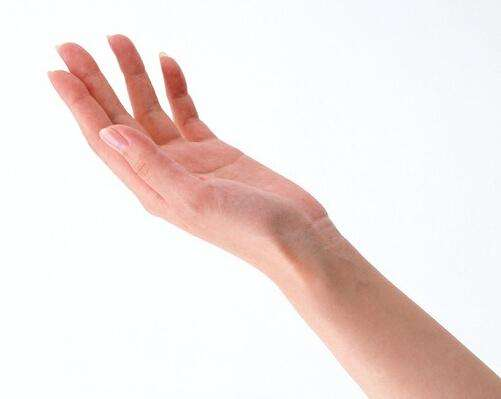
//> input picture opencv_cpp/11.jpg, 501 x 399 px
$ ./直方图应用_计算反向投影   (built with g++ and OpenCV 4)
//> lines starting //> are read from the running program, lines starting //| are printed output that depends on the picture
#include "opencv2/opencv.hpp"
using namespace cv;

#define WINDOW_NAME "【原始图】"
Mat g_hueImage;
int g_bins = 30;//直方图组距

void on_BinChange(int, void*)
{
	MatND hist;
	int histSize = MAX(g_bins, 2);
	float hue_range[] = { 0, 180 };
	const float* ranges = { hue_range };
	calcHist(&g_hueImage, 1, 0, Mat(), hist, 1, &histSize, &ranges, true, false);
	normalize(hist, hist, 0, 255, NORM_MINMAX, -1, Mat());

	MatND backproj;
	calcBackProject(&g_hueImage, 1, 0, hist, backproj, &ranges, 1, true);
	imshow("反向投影图", backproj);

	int w = 400; int h = 400;
	int bin_w = cvRound((double)w / histSize);
	Mat histImg = Mat::zeros(w, h, CV_8UC3);
	for (int i = 0; i < g_bins; i++)
	{
		rectangle(histImg, Point(i*bin_w, h), Point((i + 1)*bin_w, h - cvRound(hist.at<float>(i)*h / 255.0)), Scalar(100, 123, 255), -1);
	}
	imshow("直方图", histImg);
}

void main()
{
	Mat g_srcImage = imread("E:\\Visual Studio 2010\\Projects\\opencv\\opencv\\11.jpg");
//> g_srcImage is the input picture: 399 rows x 501 cols, CV_8UC3; mean B, G, R 226.4, 229.1, 240.3
	Mat g_hsvImage;
	resize(g_srcImage, g_srcImage, Size(g_srcImage.cols / 4, g_srcImage.rows / 4));//原图太大，进行缩放
//> g_srcImage: 99 rows x 125 cols, CV_8UC3
	cvtColor(g_srcImage, g_hsvImage, CV_BGR2HSV);
//> g_hsvImage: 99 rows x 125 cols, CV_8UC3; mean H, S, V 73.5, 24.9, 243.7

	g_hueImage.create(g_hsvImage.size(), g_hsvImage.depth());
	int ch[] = { 0, 0 };
	mixChannels(&g_hsvImage, 1, &g_hueImage, 1, ch, 1);//从输入中拷贝某通道到输出中特定的通道
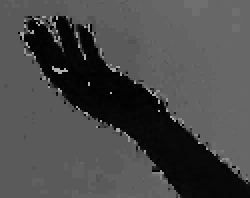
//> g_hueImage: 99 rows x 125 cols, CV_8UC1 (shown 2 times larger); min 0, max 179, mean 73.5

	namedWindow(WINDOW_NAME, CV_WINDOW_AUTOSIZE);
	createTrackbar("色调组距 ", WINDOW_NAME, &g_bins, 180, on_BinChange);
	on_BinChange(0, 0);
//> in on_BinChange, `calcHist(&g_hueImage, 1, 0, Mat(), hist, 1, &histSize, &ranges, true, ..`: hist = 30 values, max 3926 at index 15, min 2 at index 24, mean 412.5
//> in on_BinChange, `normalize(hist, hist, 0, 255, NORM_MINMAX, -1, Mat());`: hist = 30 values, max 255 at index 15, min 0 at index 24, mean 26.68
//> in on_BinChange, `calcBackProject(&g_hueImage, 1, 0, hist, backproj, &ranges, 1, true);`:
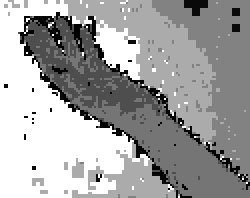
//> backproj: 99 rows x 125 cols, CV_8UC1 (shown 2 times larger); min 0, max 255, mean 163.1
//> after the loop in on_BinChange, `for (int i = 0; i < g_bins; i++)`:
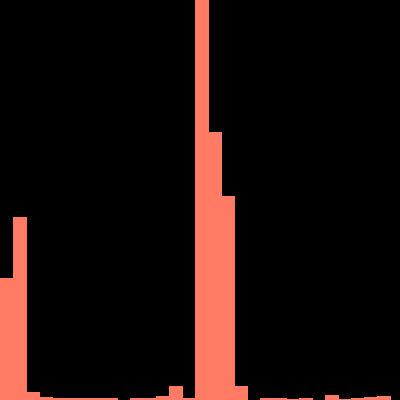
//> histImg: 400 rows x 400 cols, CV_8UC3; mean B, G, R 10.6, 13, 27

	imshow(WINDOW_NAME, g_srcImage);
	waitKey(0);
}

$ run again, with opencv_cpp/0.jpg copied over opencv_cpp/11.jpg
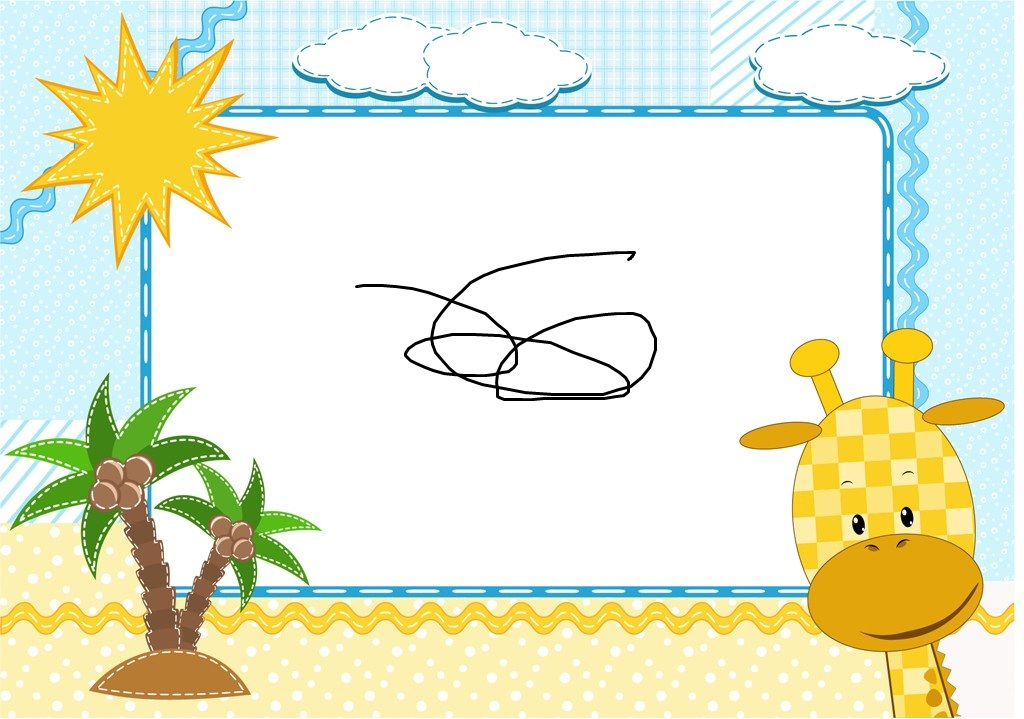
//> input picture opencv_cpp/0.jpg, 1024 x 719 px
//> g_srcImage is the input picture: 719 rows x 1024 cols, CV_8UC3; mean B, G, R 208.1, 234.1, 230.2
//> g_srcImage: 179 rows x 256 cols, CV_8UC3
//> g_hsvImage: 179 rows x 256 cols, CV_8UC3; mean H, S, V 34.4, 53.1, 243.4
//> `mixChannels(&g_hsvImage, 1, &g_hueImage, 1, ch, 1);`:
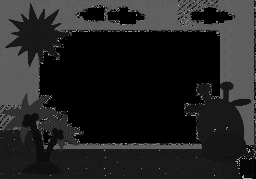
//> g_hueImage: 179 rows x 256 cols, CV_8UC1; min 0, max 176, mean 34.4
//> in on_BinChange, `calcHist(&g_hueImage, 1, 0, Mat(), hist, 1, &histSize, &ranges, true, ..`: hist = 30 values, max 18143 at index 0, min 1 at index 24, mean 1527.5
//> in on_BinChange, `normalize(hist, hist, 0, 255, NORM_MINMAX, -1, Mat());`: hist = 30 values, max 255 at index 0, min 0 at index 24, mean 21.46
//> after the loop in on_BinChange, `for (int i = 0; i < g_bins; i++)`:
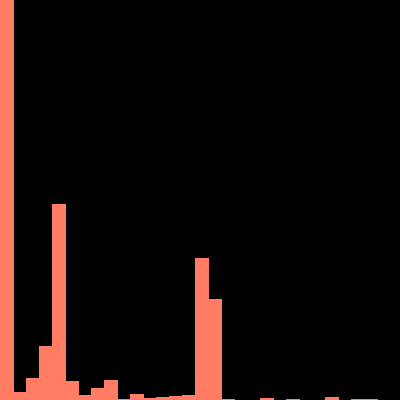
//> histImg: 400 rows x 400 cols, CV_8UC3; mean B, G, R 8.7, 10.7, 22.1

$ run again, with opencv_cpp/1.jpg copied over opencv_cpp/11.jpg
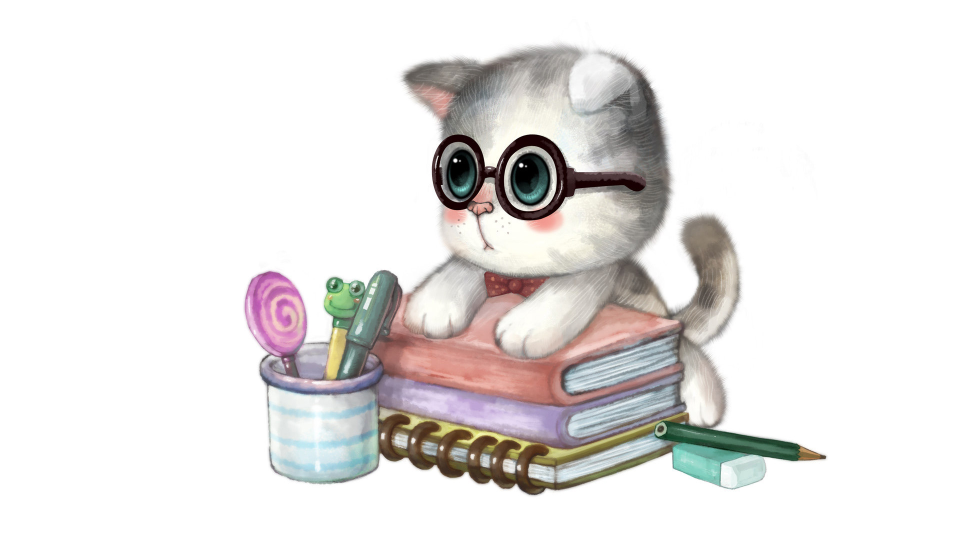
//> input picture opencv_cpp/1.jpg, 1920 x 1080 px (shown at 1/2 size)
//> g_srcImage is the input picture: 1080 rows x 1920 cols, CV_8UC3; mean B, G, R 226.6, 227.8, 230.3
//> g_srcImage: 270 rows x 480 cols, CV_8UC3
//> g_hsvImage: 270 rows x 480 cols, CV_8UC3; mean H, S, V 15.5, 12.9, 232
//> `mixChannels(&g_hsvImage, 1, &g_hueImage, 1, ch, 1);`:
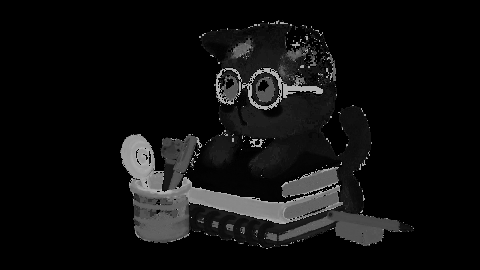
//> g_hueImage: 270 rows x 480 cols, CV_8UC1; min 0, max 179, mean 15.5
//> in on_BinChange, `calcHist(&g_hueImage, 1, 0, Mat(), hist, 1, &histSize, &ranges, true, ..`: hist = 30 values, max 97468 at index 0, min 143 at index 9, mean 4320
//> in on_BinChange, `normalize(hist, hist, 0, 255, NORM_MINMAX, -1, Mat());`: hist = 30 values, max 255 at index 0, min 0 at index 9, mean 10.94
//> after the loop in on_BinChange, `for (int i = 0; i < g_bins; i++)`:
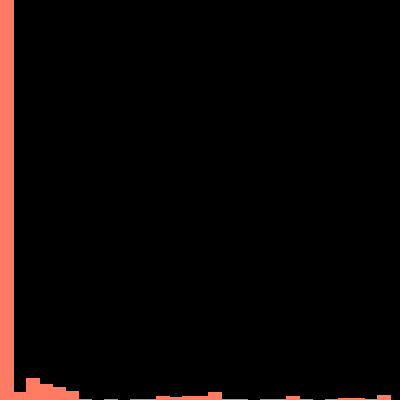
//> histImg: 400 rows x 400 cols, CV_8UC3; mean B, G, R 4.5, 5.5, 11.4

$ run again, with opencv_cpp/10.jpg copied over opencv_cpp/11.jpg
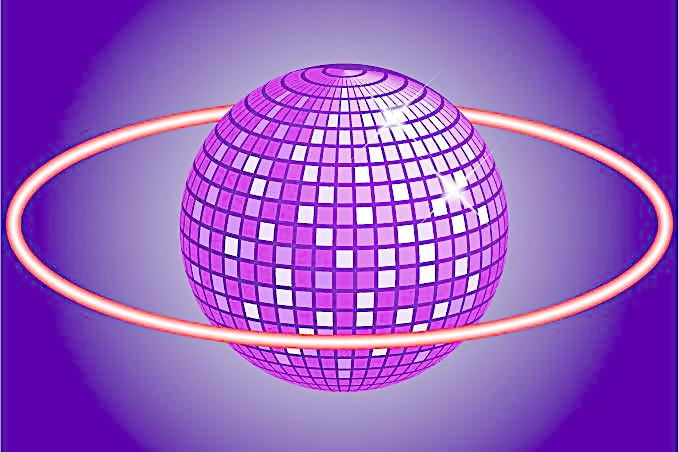
//> input picture opencv_cpp/10.jpg, 679 x 452 px
//> g_srcImage is the input picture: 452 rows x 679 cols, CV_8UC3; mean B, G, R 193, 90.4, 148.3
//> g_srcImage: 113 rows x 169 cols, CV_8UC3
//> g_hsvImage: 113 rows x 169 cols, CV_8UC3; mean H, S, V 131.4, 146.3, 196.6
//> `mixChannels(&g_hsvImage, 1, &g_hueImage, 1, ch, 1);`:
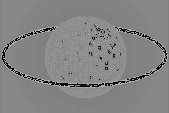
//> g_hueImage: 113 rows x 169 cols, CV_8UC1; min 0, max 179, mean 131.4
//> in on_BinChange, `calcHist(&g_hueImage, 1, 0, Mat(), hist, 1, &histSize, &ranges, true, ..`: hist = 30 values, max 6873 at index 21, min 0 at index 14, mean 636.6
//> in on_BinChange, `normalize(hist, hist, 0, 255, NORM_MINMAX, -1, Mat());`: hist = 30 values, max 255 at index 21, min 0 at index 14, mean 23.62
//> after the loop in on_BinChange, `for (int i = 0; i < g_bins; i++)`:
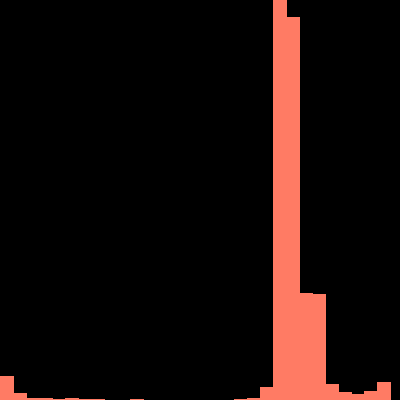
//> histImg: 400 rows x 400 cols, CV_8UC3; mean B, G, R 9.3, 11.4, 23.7
